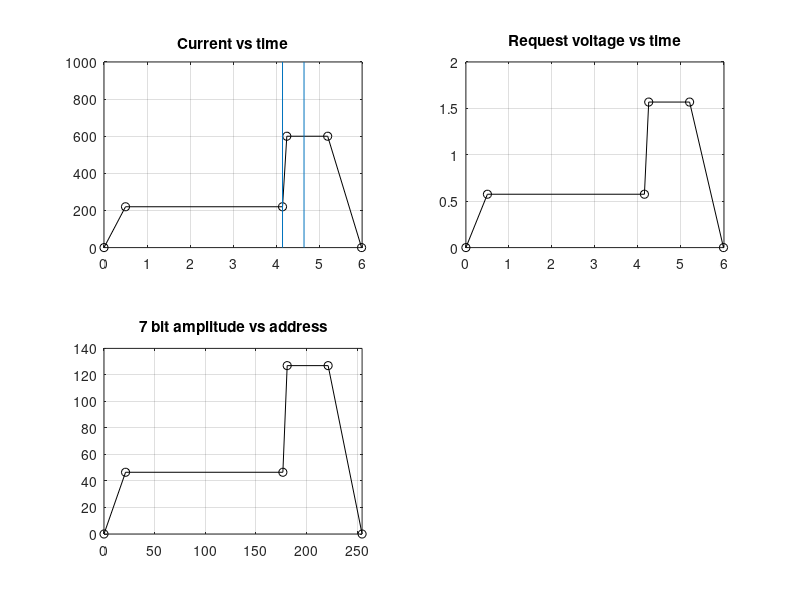

Source code (MATLAB):
% Programming the Wavetek SG
% clear all
% close all

RFpulseLength = 0.5;
RFStart = 4.15;
RFEnd = RFStart + RFpulseLength;

Ymax = 127;
Ymin = 0  ;

Xmin = 0  ;
Xmax = 255;

Ical = 382.6; % [A/V]

CurrentProgram = 9;

blockRate = 167e-3;
Tend = 1/blockRate;

switch CurrentProgram
    case 8 
        I = [0,160 ,160 ,160 ,160 ,0   ];
        t = [0,0.5 ,4.2 ,4.3 ,5.2 ,Tend];
    case 9
        I = [0,220 ,220 ,600  ,600  ,0   ];
        t = [0,0.5 ,4.15,4.25 ,5.2  ,Tend];
end

% Convert the desired current to voltge request level:
V = I/Ical;

% Convert request voltage and time to bits:
Y = V*(Ymax/max(V));
X = t*(Xmax/max(t));

% Plot data
figure
subplot(2,2,1)
hold on
plot(t,I,'ko-')
line([RFStart,RFStart],[0,1e3])
line([RFEnd,RFEnd],[0,1e3])
box on
title('Current vs time')
grid on

subplot(2,2,2)
plot(t,V,'ko-')
box on
title('Request voltage vs time')
grid on

subplot(2,2,3)
plot(X,Y,'ko-')
title('7 bit amplitude vs address')
xlim([Xmin,Xmax])
grid on

set(gcf,'color','w','Position',[600  60  500  550])
